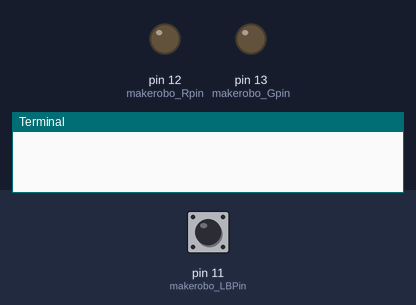
Bench run of a program on a simulated Raspberry Pi (header pin numbers). Parts: output pins drawn as LEDs (lit = HIGH), the last lines printed to the terminal. The test bench sets the inputs (shaded band); at power-on: pin 11 (makerobo_LBPin) HIGH.

Above: at 1.2 s.
1.3 s: pin 11 (makerobo_LBPin) pulled LOW for 0.15 s
At 1.8 s:
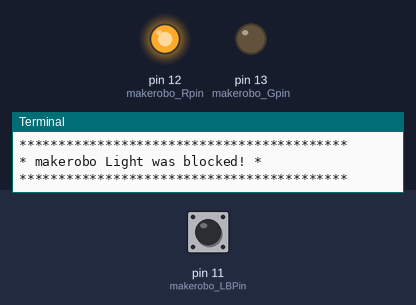
2.9 s: pin 11 (makerobo_LBPin) pulled LOW for 1 s
At 4.9 s:
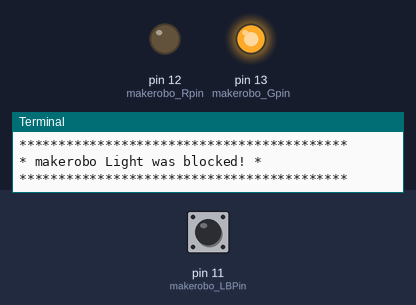
5.4 s: pin 11 (makerobo_LBPin) pulled LOW for 3.2 s
At 6.1 s:
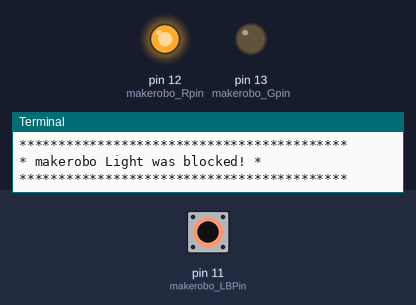
Timing chart, 0 to 10.1 s (numbered marks = the images above; inputs shaded):
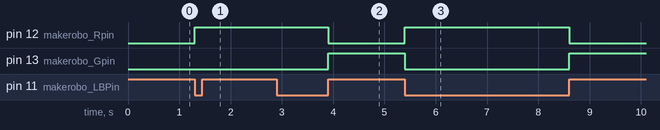

The program:

11_photo_interrupter.py
```python
# !/usr/bin/env python3
# -*- coding: utf-8 -*-
# file name: photo_interrupter.py
# version: 1.0
# author: Neal Shen
# ------------------------------------------------------------------
import RPi.GPIO as GPIO
makerobo_LBPin	 	= 11    # photo interrupter pin
makerobo_Rpin   	= 12    # red led pin
makerobo_Gpin   	= 13    # green led pin


# gpio inilization
def makerobo_setup():
    GPIO.setmode(GPIO.BOARD)
    GPIO.setwarnings(False)
    GPIO.setup(makerobo_Rpin, GPIO.OUT)
    GPIO.setup(makerobo_Gpin, GPIO.OUT)
    GPIO.setup(makerobo_LBPin, GPIO.IN, pull_up_down=GPIO.PUD_UP)
    # set BtnPin mode is input, pull up to high(3.3V)
    # interupt function
    GPIO.add_event_detect(makerobo_LBPin, GPIO.BOTH, callback=makerobo_detect, bouncetime=200)


def double_color(x):
    if x == 0:
        GPIO.output(makerobo_Rpin, 1)
        GPIO.output(makerobo_Gpin, 0)
    if x == 1:
        GPIO.output(makerobo_Rpin, 0)
        GPIO.output(makerobo_Gpin, 1)


def makerobo_print(x):
    if x == 0:
        print('******************************************')
        print('* makerobo Light was blocked! *')
        print('******************************************')


# interrupt function
def makerobo_detect(chn):
    double_color(GPIO.input(makerobo_LBPin))
    makerobo_print(GPIO.input(makerobo_LBPin))


# loop function
def makerobo_loop():
    while True:
        pass


# release source
def makerobo_destroy():
    GPIO.output(makerobo_Rpin, GPIO.HIGH)
    GPIO.output(makerobo_Gpin, GPIO.HIGH)
    GPIO.cleanup()


if __name__ == '__main__':
    makerobo_setup()
    try:
        makerobo_loop()
    except KeyboardInterrupt:
        makerobo_destroy()
```

Measured:
- after the input at 1.3 s, pin 12 (makerobo_Rpin): LOW → HIGH at once
- after the input at 2.9 s, pin 12 (makerobo_Rpin): HIGH → LOW after 1.0 s; pin 13 (makerobo_Gpin): LOW → HIGH after 1.0 s
- after the input at 5.4 s, pin 12 (makerobo_Rpin): LOW → HIGH at once, → LOW 3.2 s later; pin 13 (makerobo_Gpin): HIGH → LOW at once, → HIGH 3.2 s later
